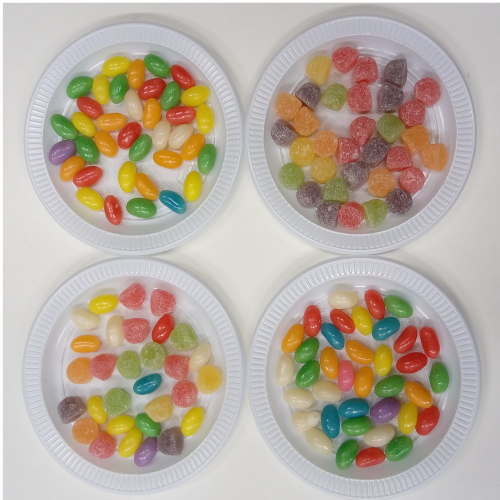
#> input picture ImageProcess_openCV/CandyCounter/balas_s.png, 500 x 500 px
$ jupyter execute CandyCounter.ipynb   (Python 2 division)
#> lines starting #> are read from the running program, lines starting #| are printed output that depends on the picture; after the words box and inside, x2 and y2 are one past the last pixel; in counts of white or black regions, pixels touching at a corner belong together; long printed decimals are rounded
[cell 1]
# Adaptado de http://docs.opencv.org/3.2.0/df/d9d/tutorial_py_colorspaces.html
import numpy as np
import cv2

# img_BGR = cv2.imread("mms.jpg") #obtida de http://blogs.mathworks.com/images/steve/2010/mms.jpg
img_BGR = cv2.imread("balas_s.png")
#> img_BGR is the input picture: shape (500, 500, 3); mean B, G, R 158.4, 171.7, 183.4
img_buffer = img_BGR

# kernel = np.ones((5,5), np.uint8)
# img_buffer = cv2.erode(img_BGR, kernel,iterations = 1)
# img_buffer = cv2.dilate(img_buffer, kernel,iterations = 1)

# Convert BGR to HSV
img_HSV = cv2.cvtColor(img_buffer, cv2.COLOR_BGR2HSV)
#> img_HSV: shape (500, 500, 3); mean H, S, V 59.5, 48.4, 187.6
# -----------------------------------------------------------------------------------------------------------------------

# define range of blue color in HSV
# importante: faixa da componente H no OpenCV: [0, 179]

red = 0

green = red + 60
if green > 179:
    green = green - 180

blue = green + 60
if blue > 179:
    blue = blue - 180


thres=30
lower_blue = np.array([blue-thres, 50, 50])
upper_blue = np.array([blue+thres, 255, 255])

lower_green = np.array([green-thres, 50, 20])
upper_green = np.array([green+thres, 255, 255])

lower_red = np.array([red-thres, 50, 50])
upper_red = np.array([red+thres, 255, 255])

# Threshold the HSV image to get only blue colors
mask_blue = cv2.inRange(img_HSV, lower_blue, upper_blue)
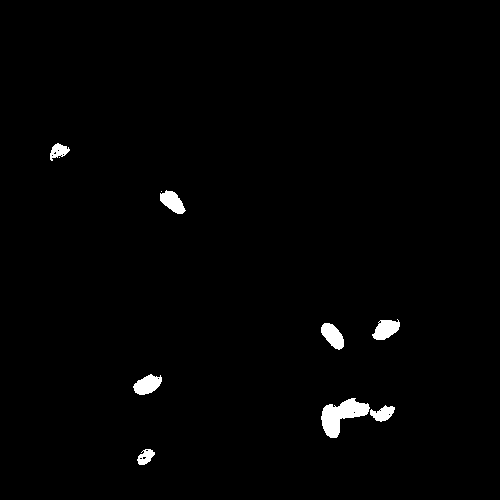
#> mask_blue: shape (500, 500); 1.3% white; 10 white regions (2 under 20 px), largest, box (x1, y1, x2, y2) and area: (321, 398, 370, 438) 984, (133, 374, 162, 395) 397, (321, 323, 344, 350) 391
mask_green = cv2.inRange(img_HSV, lower_green, upper_green)
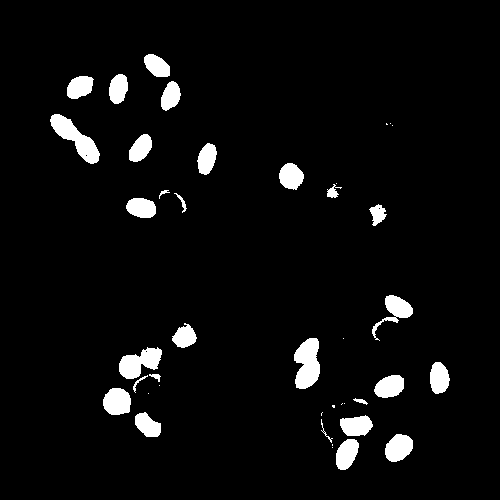
#> mask_green: shape (500, 500); 4.7% white; 41 white regions (13 under 20 px), largest, box (x1, y1, x2, y2) and area: (50, 114, 100, 164) 991, (294, 338, 320, 389) 988, (119, 347, 162, 379) 826
mask_red = cv2.inRange(img_HSV, lower_red, upper_red)
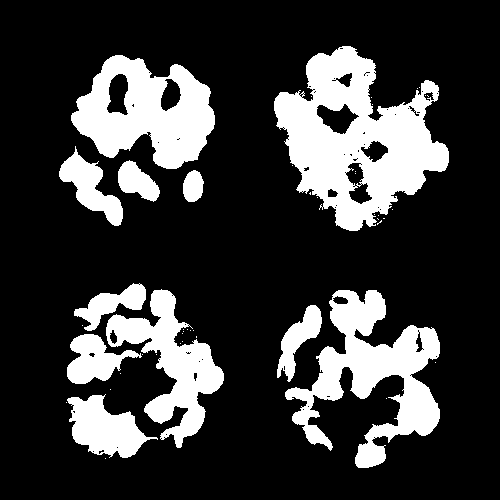
#> mask_red: shape (500, 500); 22.3% white; 47 white regions (36 under 20 px), largest, box (x1, y1, x2, y2) and area: (274, 46, 449, 231) 16705, (285, 290, 440, 468) 10972, (71, 55, 215, 169) 9716

# mask = mask_blue;
mask = mask_green;
# mask = mask_red;

kernel = np.ones((5,5), np.uint8)
erosion = cv2.erode(mask, kernel, iterations = 3)
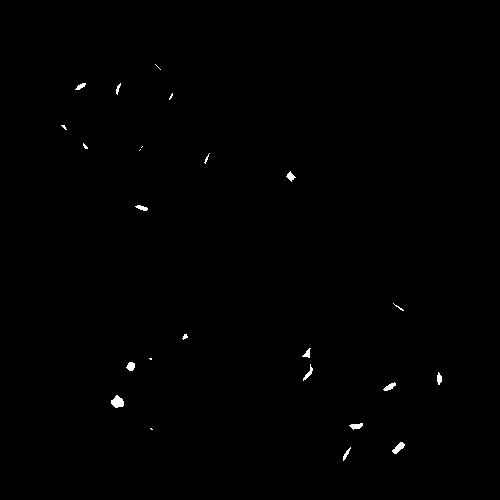
#> erosion: shape (500, 500); 0.33% white; 24 white regions (10 under 20 px), largest, box (x1, y1, x2, y2) and area: (111, 395, 124, 408) 115, (392, 442, 405, 454) 79, (126, 362, 135, 371) 60
#erosion=mask

# Bitwise-AND mask and original image
imgRes = cv2.bitwise_and(img_BGR, img_BGR, mask= erosion)

# find all blobs and label them
n, labels, stats, centroids = cv2.connectedComponentsWithStats(erosion)
#> labels: shape (500, 500) int32; 25 distinct labels, from 0 to 24
#> n = 25; stats = 25 rows, first 6: [0, 0, 500, 500, 249164], [155, 64, 6, 6, 6], [75, 83, 11, 7, 41], [116, 83, 5, 12, 28], [169, 93, 4, 7, 12], [61, 125, 6, 5, 14]; centroids = 25 pairs, first value 63.64 to 438.8, second value 66.5 to 453.7
print centroids
#> (printed output is left out)
print stats
#| [[     0      0    500    500 249164]
#|  [   155     64      6      6      6]
#|  [    75     83     11      7     41]
#|  [   116     83      5     12     28]
#|  [   169     93      4      7     12]
#|  [    61    125      6      5     14]
#|  [    83    143      5      6     16]
#|  [   141    146      2      2      2]
#|  [   139    149      2      2      2]
#|  [   204    153      6     11     19]
#|  [   286    171     10     11     52]
#|  [   135    205     13      6     46]
#> (further printed lines are left out)
font = cv2.FONT_HERSHEY_SIMPLEX

for n in range(1,len(stats)): #o primeiro (índice 0) é a imagem toda, então, desconsiderar
    cv2.rectangle(imgRes, (stats[n][0],stats[n][1]), (stats[n][0]+stats[n][2],stats[n][1]+stats[n][3]),(255,255,255),2)
    cv2.putText(imgRes, str(n),(stats[n][0], stats[n][1]), font, 1,(255, 255, 255), 2, cv2.LINE_AA)
    cv2.circle(imgRes, (int(centroids[n][0]), int(centroids[n][1])), 3, (0, 0, 255), -1)
#> this loop made 24 passes
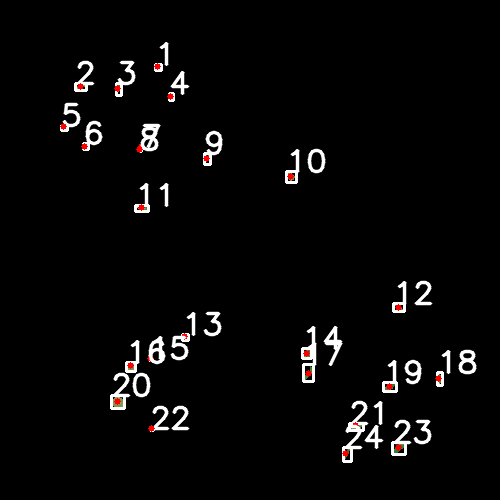
#> imgRes: shape (500, 500, 3); mean B, G, R 7.9, 8, 8.6

cv2.putText(imgRes,'Total: '+str(n),(0, stats[0][3]), font, 1,(255,255,255),2,cv2.LINE_AA)
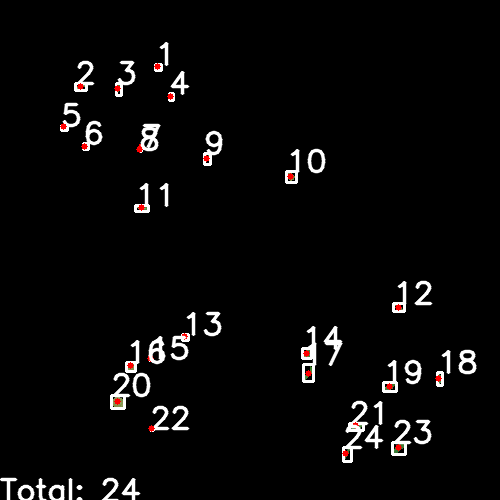
#> imgRes: shape (500, 500, 3); 0.51% of pixels changed, all inside (x1, y1, x2, y2) = (0, 477, 141, 500)
#cv2.imwrite('colorlabels.jpg',res) #para gravar a imagem
cv2.imshow('img_BGR', img_BGR)
cv2.imshow('img_buffer', img_buffer)
cv2.imshow('erosion', erosion)
cv2.imshow('imgRes', imgRes)

cv2.imwrite( "imgOut_BGR.jpg", img_BGR);
cv2.imwrite('img_buffer.jpg', img_buffer)
cv2.imwrite( "imgOut_erosion.jpg", erosion);
cv2.imwrite( "imgOut_imgRes.jpg", imgRes);
# -----------------------------------------------------------------------------------------------------------------------
cv2.waitKey(0)
cv2.destroyAllWindows()
